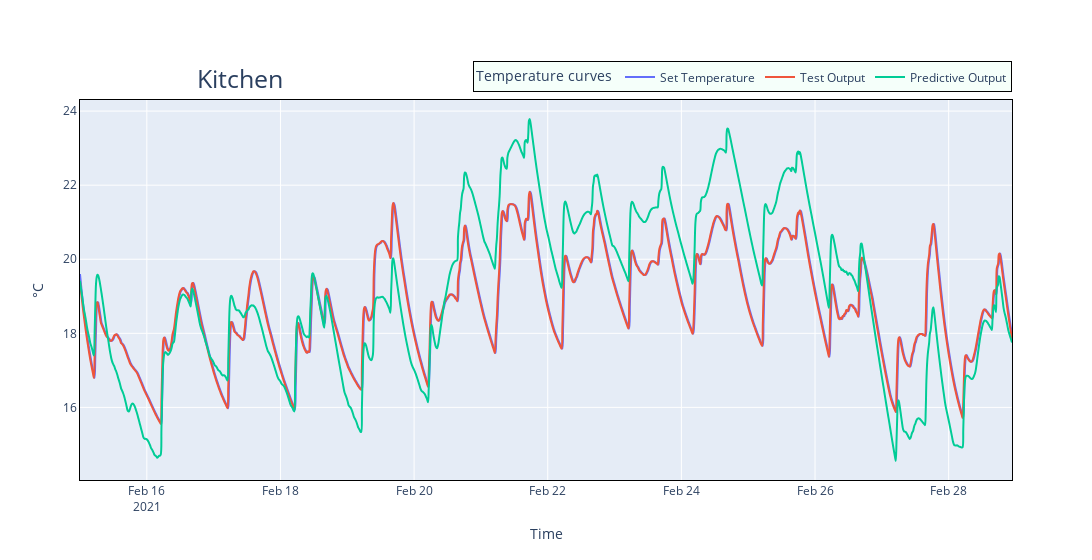

The notebook cell this image was saved under:
### Code cell
interactive_plot(rooms, room_nb, y_test, y_pred, time, X_test.T[room_nb])

### Figure 1 — Plotly figure (JSON) as saved in the notebook; plotly's stock layout.template omitted (floating-point values rounded to 4 significant figures; data arrays with more than 128 entries replaced by an {"elided": "..."} marker saying what was removed)
{"data": [{"line": {"shape": "spline"}, "mode": "lines", "name": "Set Temperature", "type": "scatter", "x": {"elided": "1341 str values"}, "y": {"elided": "1340 float values"}}, {"line": {"shape": "spline"}, "mode": "lines", "name": "Test Output", "type": "scatter", "x": {"elided": "1341 str values"}, "y": {"elided": "1340 float values"}}, {"line": {"shape": "spline"}, "mode": "lines", "name": "Predictive Output", "type": "scatter", "x": {"elided": "1341 str values"}, "y": {"elided": "1340 float values"}}], "layout": {"autosize": false, "legend": {"bgcolor": "mintcream", "bordercolor": "Black", "borderwidth": 1, "orientation": "h", "title": {"text": "Temperature curves"}, "x": 1, "xanchor": "right", "y": 1.02, "yanchor": "bottom"}, "title": {"font": {"size": 25}, "text": "Kitchen", "x": 0.18, "y": 0.875, "yanchor": "top"}, "width": 1300, "xaxis": {"linecolor": "black", "linewidth": 1, "mirror": true, "showline": true, "title": {"text": "Time"}}, "yaxis": {"linecolor": "black", "linewidth": 1, "mirror": true, "showline": true, "title": {"text": "°C"}}}}
